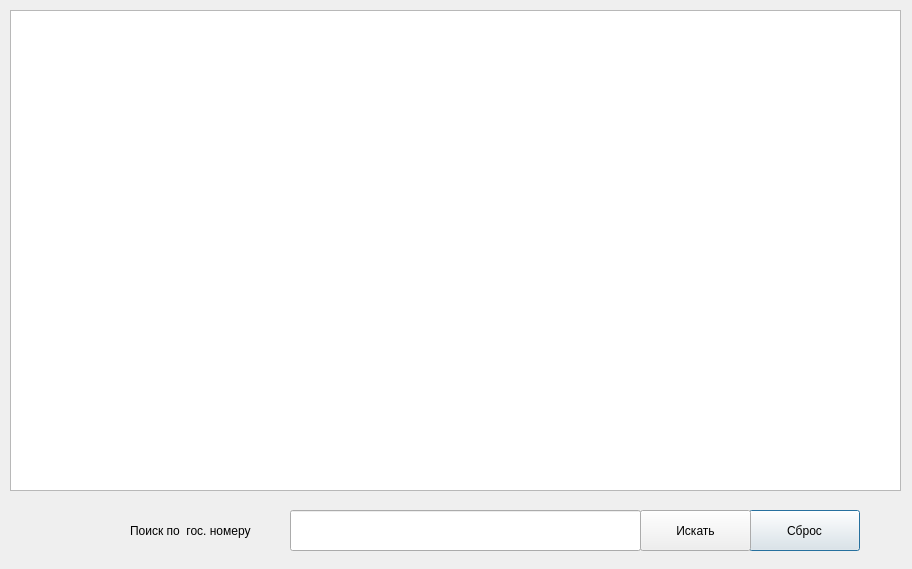
<?xml version="1.0" encoding="UTF-8"?>
<ui version="4.0">
 <class>chooseVehAccDlg</class>
 <widget class="QDialog" name="chooseVehAccDlg">
  <property name="geometry">
   <rect>
    <x>0</x>
    <y>0</y>
    <width>912</width>
    <height>569</height>
   </rect>
  </property>
  <property name="windowTitle">
   <string>Выбрать транспортное средство</string>
  </property>
  <widget class="QTableView" name="tableView">
   <property name="geometry">
    <rect>
     <x>10</x>
     <y>10</y>
     <width>891</width>
     <height>481</height>
    </rect>
   </property>
   <property name="styleSheet">
    <string notr="true">font: 9pt &quot;Nirmala UI&quot;;</string>
   </property>
  </widget>
  <widget class="QLineEdit" name="lineEditsearch">
   <property name="geometry">
    <rect>
     <x>290</x>
     <y>510</y>
     <width>351</width>
     <height>41</height>
    </rect>
   </property>
  </widget>
  <widget class="QLabel" name="label">
   <property name="geometry">
    <rect>
     <x>130</x>
     <y>510</y>
     <width>161</width>
     <height>41</height>
    </rect>
   </property>
   <property name="styleSheet">
    <string notr="true">font: 9pt &quot;MS Shell Dlg 2&quot;;</string>
   </property>
   <property name="text">
    <string>Поиск по  гос. номеру</string>
   </property>
  </widget>
  <widget class="QPushButton" name="btn_reset">
   <property name="geometry">
    <rect>
     <x>749</x>
     <y>510</y>
     <width>111</width>
     <height>41</height>
    </rect>
   </property>
   <property name="styleSheet">
    <string notr="true">font: 9pt &quot;MS Shell Dlg 2&quot;;</string>
   </property>
   <property name="text">
    <string>Сброс</string>
   </property>
  </widget>
  <widget class="QPushButton" name="btn_search">
   <property name="geometry">
    <rect>
     <x>640</x>
     <y>510</y>
     <width>111</width>
     <height>41</height>
    </rect>
   </property>
   <property name="styleSheet">
    <string notr="true">font: 9pt &quot;MS Shell Dlg 2&quot;;</string>
   </property>
   <property name="text">
    <string>Искать</string>
   </property>
  </widget>
 </widget>
 <resources/>
 <connections/>
</ui>
